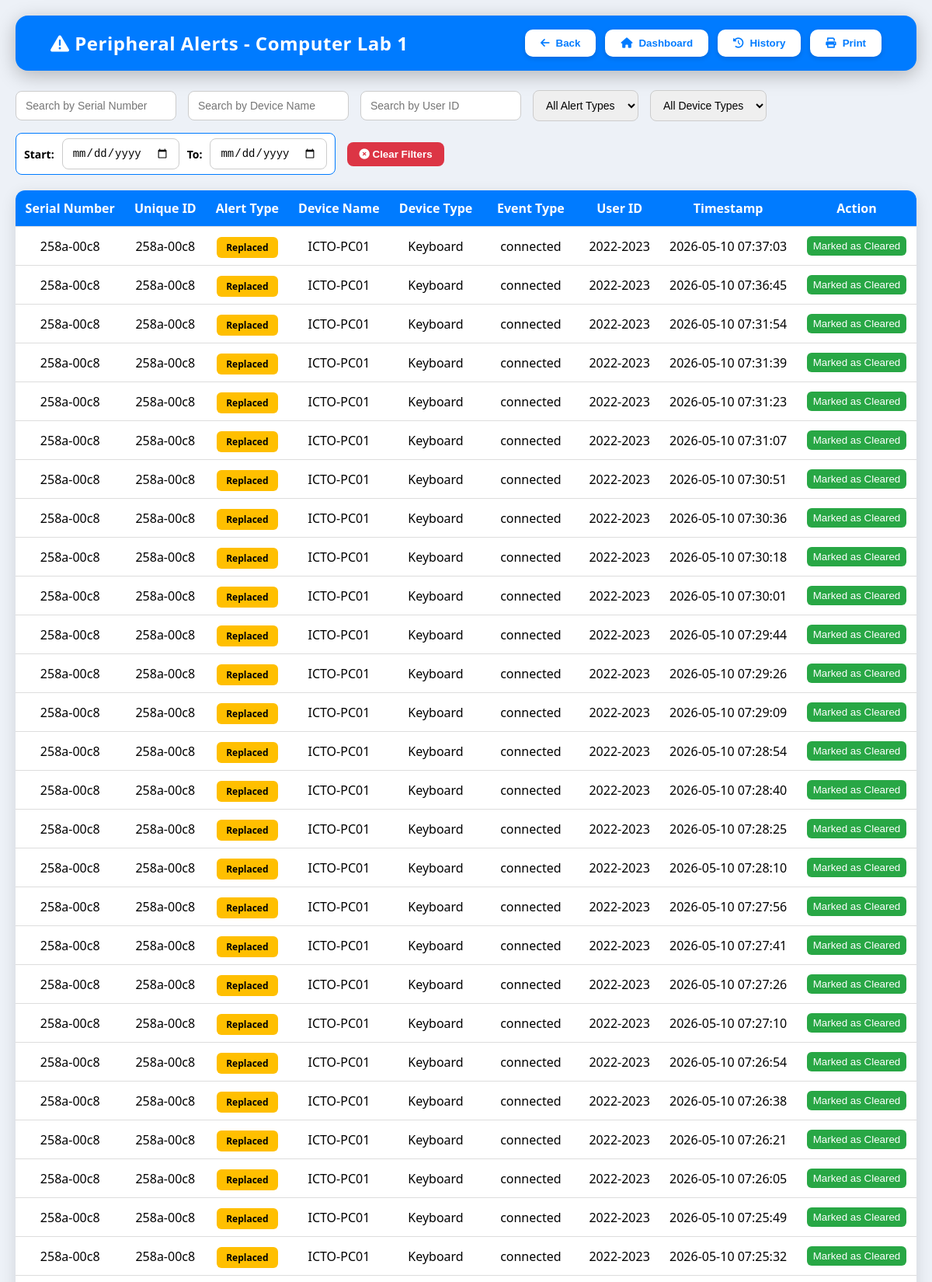
Screenshot of /comlab/1/inventory/view_alerts (upper part) with the database file from the repository.
### tables this page shows
CREATE TABLE peripheral_alerts (
id INTEGER PRIMARY KEY AUTOINCREMENT,
serial_number TEXT, 
alert_type TEXT, 
timestamp TEXT, 
device_name TEXT, 
location TEXT, 
event_type TEXT, 
device_type TEXT, 
user_id TEXT, deleted INTEGER DEFAULT 0, serial_no TEXT);

### app.py (the view)
@app.route("/comlab/<int:comlab_id>/inventory/view_alerts")
def view_alerts(comlab_id):
    try:
        conn = sqlite3.connect(DB_FILE)
        cur = conn.cursor()
        cur.execute("""
            SELECT
                COALESCE(B.unique_id, A.serial_number) AS unique_id,
                A.*
            FROM peripheral_alerts A
            LEFT JOIN peripherals B
                ON A.location = B.lab_id
               AND A.device_name = B.assigned_pc
               AND (
                    A.serial_number = B.serial_number
                    OR A.serial_number = B.unique_id
               )
            WHERE A.location = ?
              AND A.deleted = 0
            ORDER BY datetime(A.timestamp) DESC, A.id DESC
        """, (str(comlab_id),))
        devices = cur.fetchall()
        column_names = [description[0] for description in cur.description]
        conn.close()
        devices_list = [dict(zip(column_names, device)) for device in devices]
        return render_template("view_alerts.html", devices=devices_list, comlab_id=comlab_id)
    except sqlite3.Error as e:
        return f"<h1>Database Error:</h1><p>{str(e)}</p>", 500

### templates/view_alerts.html (shortened to what this page needs)
<!DOCTYPE html>
<html lang="en">
<head>
<link rel="stylesheet" href="https://cdnjs.cloudflare.com/ajax/libs/font-awesome/6.0.0/css/all.min.css"/>
</head>
<body>
<header>
    <h2><i class="fa-solid fa-triangle-exclamation"></i> Peripheral Alerts - Computer Lab {{ comlab_id }}</h2>
    <div class="menu-buttons">
        <button class ="print-hide" onclick="window.location.href='/comlab/{{ comlab_id }}/inventory'"><i class="fas fa-arrow-left"></i> Back</button>
        <button class ="print-hide" onclick="location.href='/admin'"><i class="fas fa-home"></i> Dashboard</button>
        <button class="print-hide" onclick="openDeletedModal()">
    <i class="fas fa-clock-rotate-left"></i> History
</button>
        <button class ="print-hide" onclick="window.print()"><i class="fas fa-print"></i> Print</button>
    </div>
</header>
<div class="filters">
    <input class ="print-hide" type="text" id="search-unique" placeholder="Search by Serial Number">
    <input class ="print-hide" type="text" id="search-device-name" placeholder="Search by Device Name">
    <input class ="print-hide" type="text" id="search-user-id" placeholder="Search by User ID">
    <select class ="print-hide" id="filter-alert-type">
        <option value="">All Alert Types</option>
    </select>
    <select class ="print-hide" id="filter-device-type">
        <option value="">All Device Types</option>
    </select>
    <div class="date-box print-hide" >
        <label>Start:</label>
        <input type="date" id="filter-date-from">
        <label>To:</label>
        <input type="date" id="filter-date-to">
    </div>
        <button class ="print-hide" id="clear-filters" style="background:#dc3545; color:white; border:none; border-radius:8px; padding:8px 15px; font-weight:600; cursor:pointer;">
        <i class="fas fa-times-circle"></i> Clear Filters
    </button>
</div>
<table>
    <thead>
        <tr>
            <th>Serial Number</th>
            <th>Unique ID</th>
            <th>Alert Type</th>
            <th>Device Name</th>
            <th>Device Type</th>
            <th>Event Type</th>
            <th>User ID</th>
            <th>Timestamp</th>
            <th class ="print-hide">Action</th>
        </tr>
    </thead>
    <tbody id="alert-table">
        {% for d in devices %}
<tr data-id="{{ d.id }}">
            <td class="unique_id">{{ d.unique_id }}</td>
            <td class="unique_id">{{ d.serial_number }}</td>
            <td class="alert_type">
                {% if d.alert_type=="faulty" %}<span class="badge faulty">Faulty</span>
                {% elif d.alert_type=="missing" %}<span class="badge missing">Missing</span>
                {% elif d.alert_type=="replaced" %}<span class="badge replaced">Replaced</span>
                {% else %}<span class="badge">{{ d.alert_type }}</span>{% endif %}
            </td>
            <td class="device_name">{{ d.device_name }}</td>
            <td class="device_type">{{ d.device_type }}</td>
            <td>{{ d.event_type }}</td>
            <td class="user_id">{{ d.user_id }}</td>
            <td class="timestamp">{{ d.timestamp }}</td>
             <td class ="print-hide">
        <button class="delete-alert-btn" style="background:#28a745;color:white;border:none;padding:5px 8px;border-radius:6px;cursor:pointer;">
            Marked as Cleared
        </button>
            </td>
        </tr>
        {% endfor %}
    </tbody>
</table>
</body>
</html>

### templates/view_alerts.html (style rules this page uses)
:root { --primary:#007bff; --success:#28a745; --danger:#dc3545; --warning:#ffc107; --gray:#6c757d; }
body { font-family:'Segoe UI', sans-serif; background:#edf1f7; margin:0; padding:20px; }
header { display:flex; justify-content:space-between; align-items:center; background:var(--primary); color:white; padding:18px 45px; border-radius:16px; margin-bottom:25px; box-shadow:0 6px 25px rgba(0,0,0,0.25); }
header h2 { margin:0; font-size:24px; letter-spacing:0.5px; }
.menu-buttons { display:flex; gap:12px; }
.menu-buttons button { background:white; color:var(--primary); border:none; padding:10px 20px; border-radius:10px; cursor:pointer; font-weight:600; transition:0.25s; display:flex; align-items:center; gap:8px; box-shadow:0 2px 6px rgba(0,0,0,0.15); }
.filters { display:flex; flex-wrap:wrap; gap:15px; margin-bottom:20px; align-items:center; }
.filters input, .filters select { padding:10px 12px; border-radius:8px; border:1px solid #ccc; font-size:14px; }
.date-box { display:flex; align-items:center; gap:10px; background:white; border:1px solid #007bff; border-radius:8px; padding:6px 10px; font-size:14px; font-weight:600; }
table { width:100%; border-collapse:collapse; background:white; border-radius:12px; overflow:hidden; box-shadow:0 6px 20px rgba(0,0,0,0.12); transition:0.3s; }
th, td { padding:12px; text-align:center; border-bottom:1px solid #ddd; }
th { background:var(--primary); color:white; }
.badge { padding:5px 12px; color:white; border-radius:6px; font-weight:600; font-size:12px; }
.replaced { background:#FFBF00; color:black; }

### rows the page displays
peripheral_alerts: unique_id "258a-00c8", serial_number "258a-00c8", alert_type "Replaced", device_name "ICTO-PC01", device_type "Keyboard", event_type "connected", user_id "2022-2023", timestamp "2026-05-10 07:37:03"
peripheral_alerts: unique_id "258a-00c8", serial_number "258a-00c8", alert_type "Replaced", device_name "ICTO-PC01", device_type "Keyboard", event_type "connected", user_id "2022-2023", timestamp "2026-05-10 07:36:45"
peripheral_alerts: unique_id "258a-00c8", serial_number "258a-00c8", alert_type "Replaced", device_name "ICTO-PC01", device_type "Keyboard", event_type "connected", user_id "2022-2023", timestamp "2026-05-10 07:31:54"
peripheral_alerts: unique_id "258a-00c8", serial_number "258a-00c8", alert_type "Replaced", device_name "ICTO-PC01", device_type "Keyboard", event_type "connected", user_id "2022-2023", timestamp "2026-05-10 07:31:39"
peripheral_alerts: unique_id "258a-00c8", serial_number "258a-00c8", alert_type "Replaced", device_name "ICTO-PC01", device_type "Keyboard", event_type "connected", user_id "2022-2023", timestamp "2026-05-10 07:31:23"
peripheral_alerts: unique_id "258a-00c8", serial_number "258a-00c8", alert_type "Replaced", device_name "ICTO-PC01", device_type "Keyboard", event_type "connected", user_id "2022-2023", timestamp "2026-05-10 07:31:07"
peripheral_alerts: unique_id "258a-00c8", serial_number "258a-00c8", alert_type "Replaced", device_name "ICTO-PC01", device_type "Keyboard", event_type "connected", user_id "2022-2023", timestamp "2026-05-10 07:30:51"
peripheral_alerts: unique_id "258a-00c8", serial_number "258a-00c8", alert_type "Replaced", device_name "ICTO-PC01", device_type "Keyboard", event_type "connected", user_id "2022-2023", timestamp "2026-05-10 07:30:36"
peripheral_alerts: unique_id "258a-00c8", serial_number "258a-00c8", alert_type "Replaced", device_name "ICTO-PC01", device_type "Keyboard", event_type "connected", user_id "2022-2023", timestamp "2026-05-10 07:30:18"
peripheral_alerts: unique_id "258a-00c8", serial_number "258a-00c8", alert_type "Replaced", device_name "ICTO-PC01", device_type "Keyboard", event_type "connected", user_id "2022-2023", timestamp "2026-05-10 07:30:01"
peripheral_alerts: unique_id "258a-00c8", serial_number "258a-00c8", alert_type "Replaced", device_name "ICTO-PC01", device_type "Keyboard", event_type "connected", user_id "2022-2023", timestamp "2026-05-10 07:29:44"
peripheral_alerts: unique_id "258a-00c8", serial_number "258a-00c8", alert_type "Replaced", device_name "ICTO-PC01", device_type "Keyboard", event_type "connected", user_id "2022-2023", timestamp "2026-05-10 07:29:26"
peripheral_alerts: unique_id "258a-00c8", serial_number "258a-00c8", alert_type "Replaced", device_name "ICTO-PC01", device_type "Keyboard", event_type "connected", user_id "2022-2023", timestamp "2026-05-10 07:29:09"
peripheral_alerts: unique_id "258a-00c8", serial_number "258a-00c8", alert_type "Replaced", device_name "ICTO-PC01", device_type "Keyboard", event_type "connected", user_id "2022-2023", timestamp "2026-05-10 07:28:54"
peripheral_alerts: unique_id "258a-00c8", serial_number "258a-00c8", alert_type "Replaced", device_name "ICTO-PC01", device_type "Keyboard", event_type "connected", user_id "2022-2023", timestamp "2026-05-10 07:28:40"
peripheral_alerts: unique_id "258a-00c8", serial_number "258a-00c8", alert_type "Replaced", device_name "ICTO-PC01", device_type "Keyboard", event_type "connected", user_id "2022-2023", timestamp "2026-05-10 07:28:25"
peripheral_alerts: unique_id "258a-00c8", serial_number "258a-00c8", alert_type "Replaced", device_name "ICTO-PC01", device_type "Keyboard", event_type "connected", user_id "2022-2023", timestamp "2026-05-10 07:28:10"
peripheral_alerts: unique_id "258a-00c8", serial_number "258a-00c8", alert_type "Replaced", device_name "ICTO-PC01", device_type "Keyboard", event_type "connected", user_id "2022-2023", timestamp "2026-05-10 07:27:56"
peripheral_alerts: unique_id "258a-00c8", serial_number "258a-00c8", alert_type "Replaced", device_name "ICTO-PC01", device_type "Keyboard", event_type "connected", user_id "2022-2023", timestamp "2026-05-10 07:27:41"
peripheral_alerts: unique_id "258a-00c8", serial_number "258a-00c8", alert_type "Replaced", device_name "ICTO-PC01", device_type "Keyboard", event_type "connected", user_id "2022-2023", timestamp "2026-05-10 07:27:26"
peripheral_alerts: unique_id "258a-00c8", serial_number "258a-00c8", alert_type "Replaced", device_name "ICTO-PC01", device_type "Keyboard", event_type "connected", user_id "2022-2023", timestamp "2026-05-10 07:27:10"
peripheral_alerts: unique_id "258a-00c8", serial_number "258a-00c8", alert_type "Replaced", device_name "ICTO-PC01", device_type "Keyboard", event_type "connected", user_id "2022-2023", timestamp "2026-05-10 07:26:54"
peripheral_alerts: unique_id "258a-00c8", serial_number "258a-00c8", alert_type "Replaced", device_name "ICTO-PC01", device_type "Keyboard", event_type "connected", user_id "2022-2023", timestamp "2026-05-10 07:26:38"
peripheral_alerts: unique_id "258a-00c8", serial_number "258a-00c8", alert_type "Replaced", device_name "ICTO-PC01", device_type "Keyboard", event_type "connected", user_id "2022-2023", timestamp "2026-05-10 07:26:21"
peripheral_alerts: unique_id "258a-00c8", serial_number "258a-00c8", alert_type "Replaced", device_name "ICTO-PC01", device_type "Keyboard", event_type "connected", user_id "2022-2023", timestamp "2026-05-10 07:26:05"
peripheral_alerts: unique_id "258a-00c8", serial_number "258a-00c8", alert_type "Replaced", device_name "ICTO-PC01", device_type "Keyboard", event_type "connected", user_id "2022-2023", timestamp "2026-05-10 07:25:49"
peripheral_alerts: unique_id "258a-00c8", serial_number "258a-00c8", alert_type "Replaced", device_name "ICTO-PC01", device_type "Keyboard", event_type "connected", user_id "2022-2023", timestamp "2026-05-10 07:25:32"

### other values shown
{{ comlab_id }} "1"
